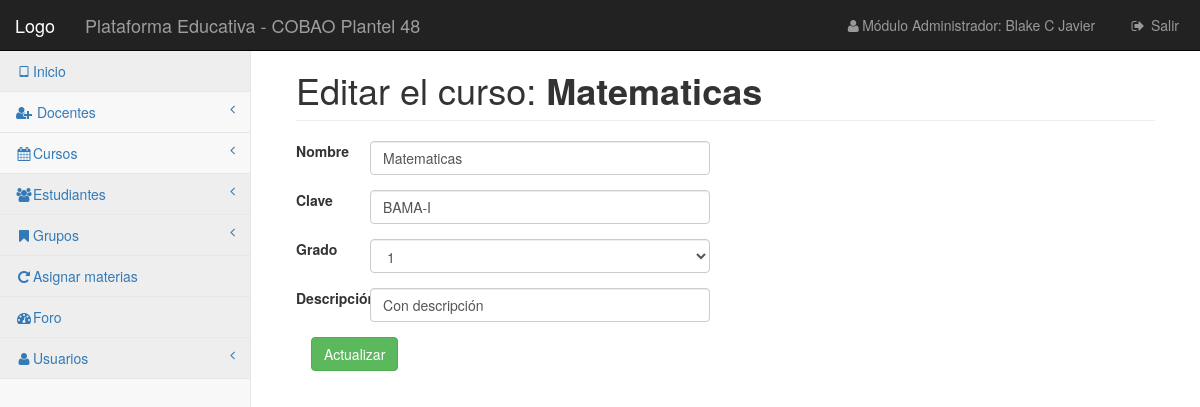
Before: /vistas/curso/editar-c.php?id=1 (signed in) with the older database file.
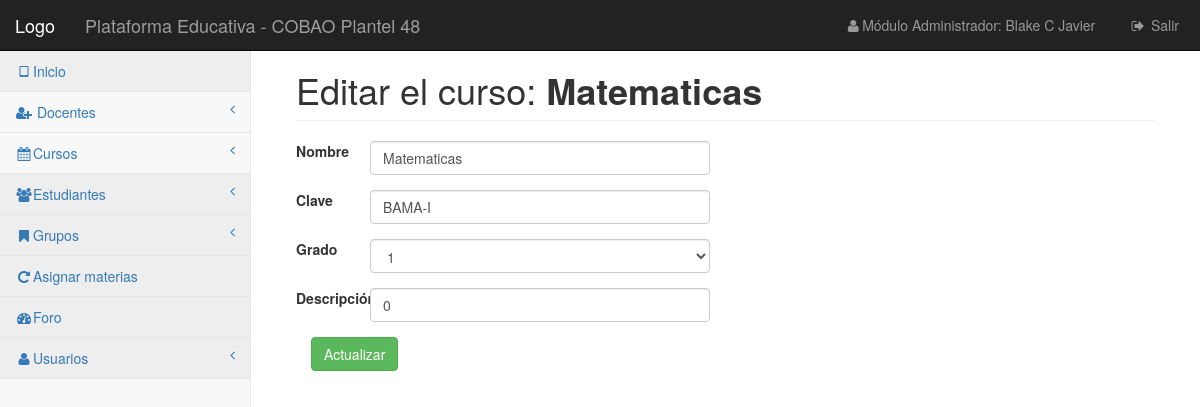
After: the same page with the newer database file.
### tables this page shows
CREATE TABLE `curso` (
  `id` int(11) NOT NULL,
  `nombre` varchar(30) DEFAULT NULL,
  `grado` char(1) DEFAULT NULL,
  `clave` varchar(15) NOT NULL,
  `descripcion` varchar(100) DEFAULT NULL
);

### librerias/Simple_sessions.php (called while the page is built, shortened)
<?php
class Simple_sessions{
private $my_sess;
public function  __construct($sess_name = 'simple_sessions'){
$this->my_sess = &$_SESSION;
}
public function check_sess($name){
return isset($this->my_sess[$name]);
}
public function get_value($name){
if($this->check_sess($name)){
return $this->my_sess[$name];
}
return false;
}
}
?>

### vistas/curso/editar-c.php (the view, shortened to what the changed rows need)
<?php
require_once '../../librerias/Simple_sessions.php';
$obj_ses = new Simple_sessions();
if ($obj_ses->check_sess('userid')) {
    include '../../control/conexion.php';
    $id = $_GET['id'];
    $selec = "SELECT * FROM `curso` WHERE `id` = '$id'";
    $ejecutar = $conexion->query($selec);
    $datos = $ejecutar->fetch_assoc();
?>
<!DOCTYPE html>
<html lang="es">
<head>
    <link href="../../css/bootstrap.min.css" rel="stylesheet">
    <link href="../../css/metisMenu.min.css" rel="stylesheet">
    <link href="../../css/timeline.css" rel="stylesheet">
    <link href="../../css/startmin.css" rel="stylesheet">
    <link href="../../css/morris.css" rel="stylesheet">
    <link href="../../css/font-awesome.min.css" rel="stylesheet" type="text/css">
</head>
<body>
<div id="wrapper">
    <nav class="navbar navbar-inverse navbar-fixed-top" role="navigation">
        <div class="navbar-header">
            <a class="navbar-brand" href="#">Logo</a>
        </div>
        <div class="navbar-header">
            <a href="" class="navbar-brand">Plataforma Educativa - COBAO Plantel 48</a>
        </div>
        <ul class="nav navbar-right navbar-top-links">
            <li><a href="#"><i class="fa fa-user fa-fw"></i>Módulo Administrador: <?php echo $obj_ses->get_value('nombre') ?></a>
            </li>
            <li><a href="../../control/cerrarSesion.php"><i class="fa fa-sign-out fa-fw"></i> Salir</a>
            </li>
        </ul>
        <div class="navbar-default sidebar" role="navigation">
            <div class="sidebar-nav navbar-collapse">
                <ul class="nav" id="side-menu">
                    <li>
                        <a href="../../menuPrincipal.php" class="active"><i class="fa fa-tablet fa-fw"></i>Inicio</a>
                    </li>
                    <li>
                        <a href="#"><i class="fa fa-user-plus fa-fw"></i> Docentes<span class="fa arrow"></span></a>
                    </li>
                    <li>
                        <a href="#"><i class="fa fa-calendar fa-fw"></i>Cursos<span class="fa arrow"></span></a>
                    </li>
                    <li>
                        <a href="#" class="active"><i class="fa fa-users fa-fw"></i>Estudiantes <span class="fa arrow"></span></a>
                    </li>
                    <li>
                        <a href="#" class="active"><i class="fa fa-bookmark fa-fw"></i>Grupos <span class="fa arrow"></span></a>
                    </li>
                    <li>
                        <a href="../grupos/asignar.php" class="active"><i class="fa fa-repeat fa-fw"></i>Asignar materias</a>
                    </li>
                    <li>
                        <a href="#" class="active"><i class="fa fa-dashboard fa-fw"></i>Foro</a>
                    </li>
                    <li>
                        <a href="#" class="active"><i class="fa fa-user fa-fw"></i>Usuarios <span
                                    class="fa arrow"></span></a>
                    </li>
                </ul>
            </div>
        </div>
    </nav>
    <div id="page-wrapper">
        <div class="container-fluid">
            <div class="row">
                <div class="col-lg-12">
                    <h1 class="page-header">Editar el curso: <b><?php echo $datos['nombre'] ?></b></h1>
                </div>
            </div>
            <div class="row">
                <div class="col-lg-12">
                    <form action="../../control/curso/actualizar-c.php" method="post" class="form-horizontal" >
                        <div class="form-group">
                            <label class="col-md-1">Nombre</label>
                            <div class="col-md-5">
                                <input type="text"  class="form-control" name="nomTxt" value="<?php echo $datos['nombre'] ?>"> </div>
                        </div>
                        <div class="form-group">
                            <label class="col-md-1">Clave</label>
                            <div class="col-md-5">
                                <input type="text"  class="form-control" name="claTxt" value="<?php echo $datos['clave'] ?>"> </div>
                        </div>
                        <div class="form-group">
                            <label class="col-md-1">Grado</label>
                            <div class="col-md-5">
                                <select name="graSel" id=""  class="form-control">
                                    <option value="<?php echo $datos['grado'] ?>"><?php echo $datos['grado'] ?></option>
                                </select>
                            </div>
                        </div>
                        <div class="form-group">
                            <label class="col-md-1">Descripción</label>
                            <div class="col-md-5">
                                <input type="text"  class="form-control" name="desTxt" value="<?php echo $datos['descripcion'] ?>"> </div>
                        </div>
                        <div class="col-sm-12">
                            <button class="btn btn-success">Actualizar</button>
                        </div>
                    </form>
                </div>
            </div>
        </div>
    </div>
</div>
</body>
</html>
    <?php
}else{
    header("Location: ../../index.php");
}
?>

Changed rows visible on the page:
changed curso "Matematicas": desTxt "Con descripción" → "0"
